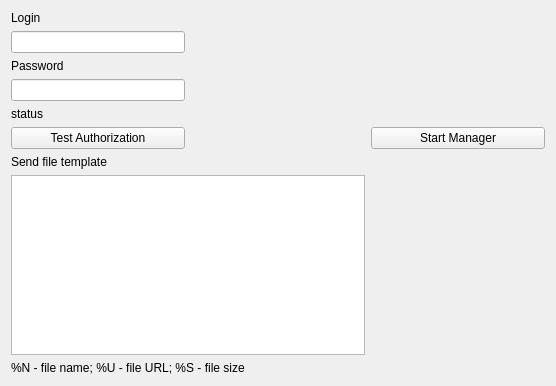
<?xml version="1.0" encoding="UTF-8"?>
<ui version="4.0">
 <class>yandexnarodSettingsClass</class>
 <widget class="QWidget" name="yandexnarodSettingsClass">
  <property name="geometry">
   <rect>
    <x>0</x>
    <y>0</y>
    <width>556</width>
    <height>386</height>
   </rect>
  </property>
  <property name="windowTitle">
   <string>Settings</string>
  </property>
  <layout class="QGridLayout" name="gridLayout">
   <item row="0" column="0">
    <widget class="QLabel" name="label1">
     <property name="text">
      <string>Login</string>
     </property>
    </widget>
   </item>
   <item row="1" column="0">
    <widget class="QLineEdit" name="editLogin">
     <property name="sizePolicy">
      <sizepolicy hsizetype="Minimum" vsizetype="Fixed">
       <horstretch>0</horstretch>
       <verstretch>0</verstretch>
      </sizepolicy>
     </property>
    </widget>
   </item>
   <item row="2" column="0">
    <widget class="QLabel" name="label2">
     <property name="text">
      <string>Password</string>
     </property>
    </widget>
   </item>
   <item row="3" column="0">
    <widget class="QLineEdit" name="editPasswd">
     <property name="sizePolicy">
      <sizepolicy hsizetype="Minimum" vsizetype="Fixed">
       <horstretch>0</horstretch>
       <verstretch>0</verstretch>
      </sizepolicy>
     </property>
     <property name="echoMode">
      <enum>QLineEdit::Password</enum>
     </property>
    </widget>
   </item>
   <item row="4" column="0">
    <widget class="QLabel" name="labelStatus">
     <property name="text">
      <string>status</string>
     </property>
     <property name="textInteractionFlags">
      <set>Qt::LinksAccessibleByMouse</set>
     </property>
    </widget>
   </item>
   <item row="5" column="0">
    <widget class="QPushButton" name="btnTest">
     <property name="text">
      <string>Test Authorization</string>
     </property>
    </widget>
   </item>
   <item row="5" column="2">
    <widget class="QPushButton" name="pb_startManager">
     <property name="text">
      <string>Start Manager</string>
     </property>
    </widget>
   </item>
   <item row="6" column="0">
    <widget class="QLabel" name="label">
     <property name="text">
      <string>Send file template</string>
     </property>
    </widget>
   </item>
   <item row="7" column="0" colspan="2">
    <widget class="QTextEdit" name="textTpl">
     <property name="html">
      <string>&lt;!DOCTYPE HTML PUBLIC &quot;-//W3C//DTD HTML 4.0//EN&quot; &quot;http://www.w3.org/TR/REC-html40/strict.dtd&quot;&gt;
&lt;html&gt;&lt;head&gt;&lt;meta name=&quot;qrichtext&quot; content=&quot;1&quot; /&gt;&lt;style type=&quot;text/css&quot;&gt;
p, li { white-space: pre-wrap; }
&lt;/style&gt;&lt;/head&gt;&lt;body style=&quot; font-family:'Sans'; font-size:10pt; font-weight:400; font-style:normal;&quot;&gt;
&lt;p style=&quot;-qt-paragraph-type:empty; margin-top:0px; margin-bottom:0px; margin-left:0px; margin-right:0px; -qt-block-indent:0; text-indent:0px; font-family:'Verdana'; font-size:8pt;&quot;&gt;&lt;/p&gt;&lt;/body&gt;&lt;/html&gt;</string>
     </property>
    </widget>
   </item>
   <item row="8" column="0" colspan="2">
    <widget class="QLabel" name="label_2">
     <property name="maximumSize">
      <size>
       <width>16777215</width>
       <height>17</height>
      </size>
     </property>
     <property name="text">
      <string>%N - file name; %U - file URL; %S - file size</string>
     </property>
    </widget>
   </item>
  </layout>
 </widget>
 <resources/>
 <connections/>
 <slots>
  <slot>testclick()</slot>
 </slots>
</ui>
